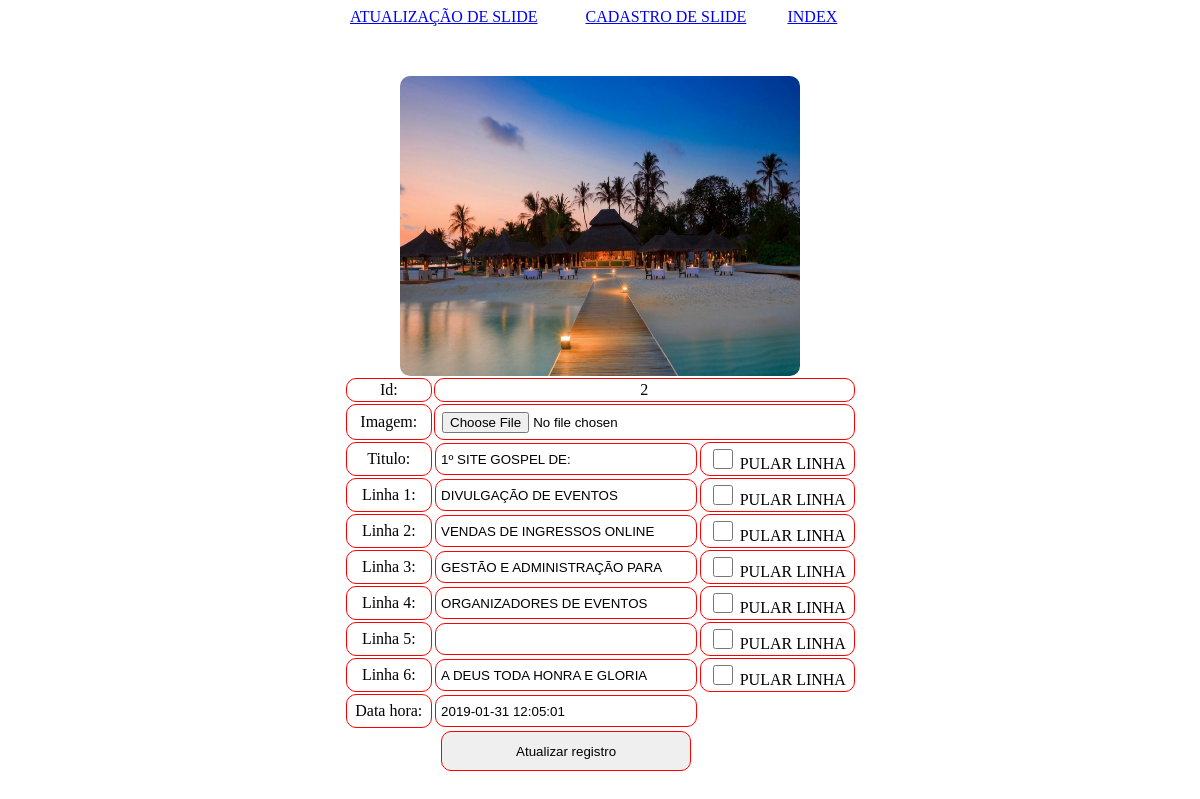
Screenshot of /slide2.php?recordID=2 with the database file from the repository.
### tables this page shows
CREATE TABLE `slaid_2` (
  `id` int(11) NOT NULL,
  `img` text NOT NULL,
  `titulo` text,
  `linha_1` text,
  `linha_2` text,
  `linha_3` text,
  `linha_4` text,
  `linha_5` text,
  `linha_6` text,
  `linha_7` text,
  `data_hora` timestamp NOT NULL DEFAULT CURRENT_TIMESTAMP
);

### slide2.php (the view, shortened to what this page needs)
<?php require_once('Connections/conexao.php'); ?><?php
if (!function_exists("GetSQLValueString")) {
function GetSQLValueString($theValue, $theType, $theDefinedValue = "", $theNotDefinedValue = "")
{
  $theValue = function_exists("mysql_real_escape_string") ? mysql_real_escape_string($theValue) : mysql_escape_string($theValue);
  switch ($theType) {
    case "long":
    case "int":
      $theValue = ($theValue != "") ? intval($theValue) : "NULL";
      break;
  }
  return $theValue;
}
}
$editFormAction = $_SERVER['PHP_SELF'];
if (isset($_SERVER['QUERY_STRING'])) {
  $editFormAction .= "?" . htmlentities($_SERVER['QUERY_STRING']);
}
$maxRows_DetailRS1 = 10;
$pageNum_DetailRS1 = 0;
$startRow_DetailRS1 = $pageNum_DetailRS1 * $maxRows_DetailRS1;
$colname_DetailRS1 = "-1";
if (isset($_GET['recordID'])) {
  $colname_DetailRS1 = $_GET['recordID'];
}
$query_DetailRS1 = sprintf("SELECT * FROM slaid_2 WHERE id = %s ORDER BY id DESC", GetSQLValueString($colname_DetailRS1, "int"));
$query_limit_DetailRS1 = sprintf("%s LIMIT %d, %d", $query_DetailRS1, $startRow_DetailRS1, $maxRows_DetailRS1);
$DetailRS1 = mysql_query($query_limit_DetailRS1, $conexao) or die(mysql_error());
$row_DetailRS1 = mysql_fetch_assoc($DetailRS1);
$maxRows_DetailRS2 = 5;
$pageNum_DetailRS2 = 0;
$startRow_DetailRS2 = $pageNum_DetailRS2 * $maxRows_DetailRS2;
$colname_DetailRS2 = "-1";
if (isset($_GET['recordID'])) {
  $colname_DetailRS2 = $_GET['recordID'];
}
$query_DetailRS2 = sprintf("SELECT * FROM slaid_2 WHERE id = %s ORDER BY id DESC", GetSQLValueString($colname_DetailRS2, "int"));
$query_limit_DetailRS2 = sprintf("%s LIMIT %d, %d", $query_DetailRS2, $startRow_DetailRS2, $maxRows_DetailRS2);
$DetailRS2 = mysql_query($query_limit_DetailRS2, $conexao) or die(mysql_error());
?><!DOCTYPE html PUBLIC "-//W3C//DTD XHTML 1.0 Transitional//EN" "http://www.w3.org/TR/xhtml1/DTD/xhtml1-transitional.dtd">
<html xmlns="http://www.w3.org/1999/xhtml">
<head>
</head>
<body>
<table width="500" border="0" align="center" cellpadding="0" cellspacing="0">
  <tr>
    <td><a href="lista_de_islides.php">ATUALIZAÇÃO DE SLIDE</a></td>
    <td><a href="indexCONFIG.php">CADASTRO DE SLIDE</a></td>
    <td><a href="index.PHP">INDEX</a></td>
  </tr>
</table>
<p>&nbsp;</p>
<table width="50%" border="0" align="center" cellpadding="0" cellspacing="0">
  <tr>
    <td align="center"><img src="Fotos/<?php echo $row_DetailRS1['img']; ?>" width="400" height="300" /></td>
  </tr>
</table>
<form action="<?php echo $editFormAction; ?>" method="post" name="form1" id="form1" enctype="multipart/form-data">
  <table width="513" align="center">
    <tr valign="baseline">
      <td width="100"  align="center" valign="middle" nowrap="nowrap" class="td">Id:</td>
      <td colspan="2" align="center" valign="middle"  class="td"><?php echo $row_DetailRS1['id']; ?></td>
    </tr>
    <tr valign="baseline">
      <td width="100" align="center" valign="middle" nowrap="nowrap" class="td">Imagem:</td>
      <td colspan="2" class="td" align="left" valign="middle"><input type="FILE" class="vasio" name="img" value="<?php echo htmlentities($row_DetailRS1['img'], ENT_COMPAT, 'utf-8'); ?>" size="32" /></td>
    </tr>
    <tr valign="baseline">
      <td width="100" align="center" valign="middle" nowrap="nowrap" class="td">Titulo:</td>
      <td width="250" align="center" valign="middle"><input type="text" id="resultado1" name="titulo" value="<?php echo htmlentities($row_DetailRS1['titulo'], ENT_COMPAT, 'utf-8'); ?>" size="32" /></td>
      <td class="td" width="250" align="center" valign="middle"><input class="ck" onclick="add1(value)" type="checkbox" value="&nbsp;" />
            PULAR LINHA </td>
    </tr>
    <tr valign="baseline">
      <td width="100" align="center" valign="middle" nowrap="nowrap"  class="td">Linha 1:</td>
      <td width="250" align="center" valign="middle"><input id="resultado2" type="text" name="linha_1" value="<?php echo htmlentities($row_DetailRS1['linha_1'], ENT_COMPAT, 'utf-8'); ?>" size="32" /></td>
      <td class="td"  width="250" align="center" valign="middle"><input class="ck" onclick="add2(value)" type="checkbox" value=" " />
      PULAR  LINHA </td>
    </tr>
    <tr valign="baseline">
      <td width="100"  align="center" valign="middle" nowrap="nowrap" class="td">Linha 2:</td>
      <td width="250" align="center" valign="middle"><input type="text" id="resultado3" name="linha_2" value="<?php echo htmlentities($row_DetailRS1['linha_2'], ENT_COMPAT, 'utf-8'); ?>" size="32" /></td>
      <td  class="td" width="250" align="center" valign="middle"><input class="ck" onclick="add3(value)" type="checkbox" value=" " />
      PULAR  LINHA </td>
    </tr>
    <tr valign="baseline">
      <td width="100"  align="center" valign="middle" nowrap="nowrap" class="td">Linha 3:</td>
      <td width="250" align="center" valign="middle"><input type="text" id="resultado4" name="linha_3" value="<?php echo htmlentities($row_DetailRS1['linha_3'], ENT_COMPAT, 'utf-8'); ?>" size="32" /></td>
      <td  class="td" width="250" align="center" valign="middle"><input class="ck" onclick="add4(value)" type="checkbox" value=" " />
      PULAR  LINHA </td>
    </tr>
    <tr valign="baseline">
      <td width="100" align="center" valign="middle" nowrap="nowrap"  class="td">Linha 4:</td>
      <td width="250" align="center" valign="middle"><input type="text" id="resultado5" name="linha_4" value="<?php echo htmlentities($row_DetailRS1['linha_4'], ENT_COMPAT, 'utf-8'); ?>" size="32" /></td>
      <td class="td"  width="250" align="center" valign="middle"><input class="ck" onclick="add5(value)" type="checkbox" value=" " />
      PULAR LINHA </td>
    </tr>
    <tr valign="baseline">
      <td width="100" align="center" valign="middle" nowrap="nowrap"  class="td">Linha 5:</td>
      <td width="250" align="center" valign="middle"><input type="text" id="resultado6" name="linha_5" value="<?php echo htmlentities($row_DetailRS1['linha_5'], ENT_COMPAT, 'utf-8'); ?>" size="32" /></td>
      <td class="td"  width="250" align="center" valign="middle"><input class="ck" onclick="add6(value)" type="checkbox" value=" " />
      PULAR LINHA </td>
    </tr>
    <tr valign="baseline">
      <td width="100" align="center" valign="middle" nowrap="nowrap"  class="td">Linha 6:</td>
      <td width="250" align="center" valign="middle"><input type="text" id="resultado7" name="linha_6" value="<?php echo htmlentities($row_DetailRS1['linha_6'], ENT_COMPAT, 'utf-8'); ?>" size="32" /></td>
      <td class="td"  width="250" align="center" valign="middle"><input class="ck" onclick="add7(value)" type="checkbox" value=" " />
      PULAR LINHA </td>
    </tr>
    <tr valign="baseline">
      <td width="100" align="center" valign="middle" nowrap="nowrap"  class="td">Data hora:</td>
      <td width="250" align="center" valign="middle"><input type="text" name="data_hora" value="<?php echo htmlentities($row_DetailRS1['data_hora'], ENT_COMPAT, 'utf-8'); ?>" size="32" /></td>
      <td width="250" align="center" valign="middle">&nbsp;</td>
    </tr>
    <tr valign="baseline">
      <td width="100" align="center" valign="middle" nowrap="nowrap">&nbsp;</td>
      <td width="250"  align="center" valign="middle"><input class="sub" type="submit" value="Atualizar registro" /></td>
      <td width="250"  align="center" valign="middle">&nbsp;</td>
    </tr>
  </table>
</form>
<p>&nbsp;</p>
</body>
</html><?php

### slide2.php (style rules this page uses)
img { border-radius:10px; }
input { border-radius:10px; border-color:#FF0000; border: solid #F00; height:20px; width:250px; border-width:1px; padding:5px; }
.ck { width:20px; }
.sub { height:40px; }
.td { border-radius:10px; border-color:#FF0000; border: solid #F00; height:20px; width:30px; border-width:1px; }
.vasio { border-color:transparent; }
body,td,th { font-family: "OpenSans Semibold"; font-size: 16px; }

### rows the page displays
slaid_2: img (picture), id "2", titulo "1º SITE GOSPEL DE:", linha_1 "DIVULGAÇÃO DE EVENTOS", linha_2 "VENDAS DE INGRESSOS ONLINE", linha_3 "GESTÃO E ADMINISTRAÇÃO PARA", linha_4 "ORGANIZADORES DE EVENTOS", linha_6 "A DEUS TODA HONRA E GLORIA", data_hora "2019-01-31 12:05:01"
